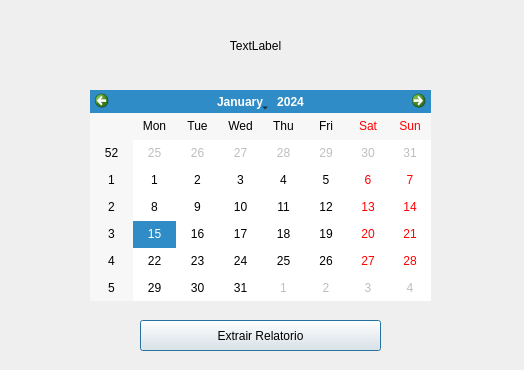
<?xml version="1.0" encoding="UTF-8"?>
<ui version="4.0">
 <class>Dialog</class>
 <widget class="QDialog" name="Dialog">
  <property name="geometry">
   <rect>
    <x>0</x>
    <y>0</y>
    <width>524</width>
    <height>370</height>
   </rect>
  </property>
  <property name="windowTitle">
   <string>Dialog</string>
  </property>
  <widget class="QStackedWidget" name="Janelas">
   <property name="geometry">
    <rect>
     <x>10</x>
     <y>10</y>
     <width>501</width>
     <height>351</height>
    </rect>
   </property>
   <property name="currentIndex">
    <number>0</number>
   </property>
   <widget class="QWidget" name="janela_1">
    <widget class="QCalendarWidget" name="janela_1_widget_calendario">
     <property name="geometry">
      <rect>
       <x>80</x>
       <y>80</y>
       <width>341</width>
       <height>211</height>
      </rect>
     </property>
    </widget>
    <widget class="QPushButton" name="janela_1_bt_extrairRelatorio">
     <property name="geometry">
      <rect>
       <x>130</x>
       <y>310</y>
       <width>241</width>
       <height>31</height>
      </rect>
     </property>
     <property name="text">
      <string>Extrair Relatorio</string>
     </property>
    </widget>
    <widget class="QLabel" name="janela_1_label_textoInfor">
     <property name="geometry">
      <rect>
       <x>50</x>
       <y>10</y>
       <width>391</width>
       <height>51</height>
      </rect>
     </property>
     <property name="text">
      <string>TextLabel</string>
     </property>
     <property name="alignment">
      <set>Qt::AlignCenter</set>
     </property>
    </widget>
   </widget>
   <widget class="QWidget" name="janela_2"/>
  </widget>
 </widget>
 <resources/>
 <connections/>
</ui>
